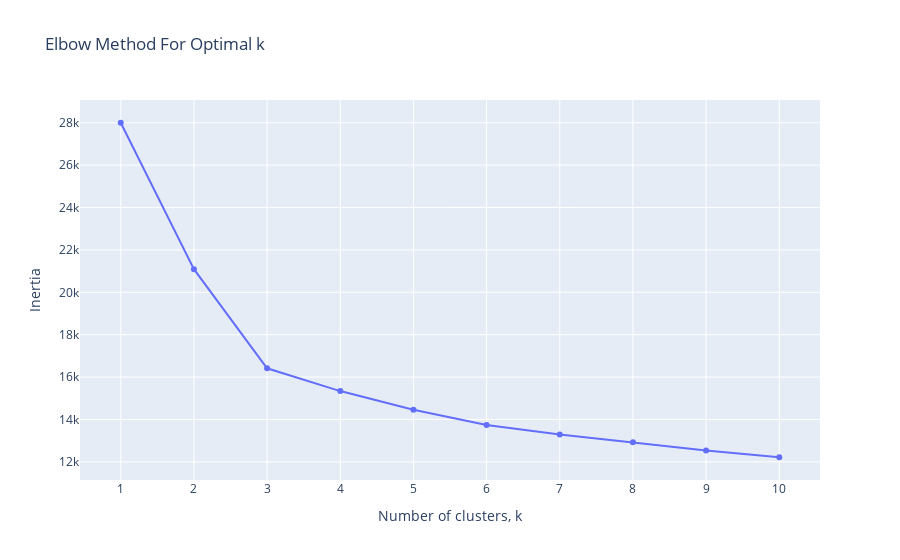

The cell this chart's notebook holds for it:
### Code cell
inertias = []
range_of_clusters = range(1, 11)

for k in range_of_clusters:
    model = KMeans(n_clusters=k, random_state=42, n_init=10)
    model.fit(X_scaled)
    inertias.append(model.inertia_)

import plotly.graph_objects as go

fig = go.Figure()
fig.add_trace(go.Scatter(x=list(range_of_clusters), y=inertias, mode='lines+markers', name='Inertia'))
fig.update_layout(title='Elbow Method For Optimal k',
                  xaxis_title='Number of clusters, k',
                  yaxis_title='Inertia',
                  xaxis=dict(tickmode='array', tickvals=list(range_of_clusters)))
fig.show()

### Figure 1 — Plotly figure (JSON) as saved in the notebook; plotly's stock layout.template omitted (floating-point values rounded to 4 significant figures)
{"data": [{"mode": "lines+markers", "name": "Inertia", "type": "scatter", "x": [1, 2, 3, 4, 5, 6, 7, 8, 9, 10], "y": [28000, 21090.0, 16420.0, 15340.0, 14460.0, 13740.0, 13290.0, 12930.0, 12530.0, 12220.0]}], "layout": {"autosize": true, "title": {"text": "Elbow Method For Optimal k"}, "xaxis": {"autorange": true, "range": [0.4298, 10.57], "tickmode": "array", "tickvals": [1, 2, 3, 4, 5, 6, 7, 8, 9, 10], "title": {"text": "Number of clusters, k"}, "type": "linear"}, "yaxis": {"autorange": true, "range": [10910.0, 29300.0], "title": {"text": "Inertia"}, "type": "linear"}}}
